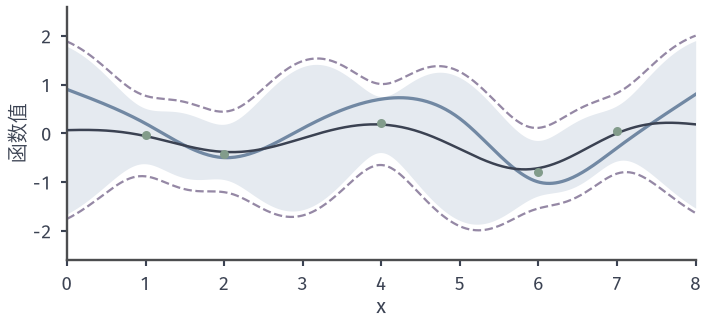

Python code for this plot:
from pathlib import Path
import sys
ROOT = next(p for p in Path(__file__).resolve().parents if (p/'build.sh').is_file() and (p/'tex/book.tex').is_file())
sys.path.insert(0, str(ROOT/'figures/05-optimization/05-stochastic-optimization/matplotlib/bo-common'))
from bo_common import *
# 独立高斯噪声 tau=0.3，五个读数（固定种子）。
tau=.3;rng=np.random.default_rng(9);xo=np.array([1.,2.,4.,6.,7.]);yo=f(xo)+tau*rng.standard_normal(5)
m,v=posterior(xo,yo,XG,tau2=tau*tau);s=np.sqrt(v);sp=np.sqrt(v+tau*tau)
fig,ax=figure(width_mm=100,height_mm=46)
band(ax,XG,m,s);ax.plot(XG,m+2*sp,color=PURPLE,lw=.9,ls='--');ax.plot(XG,m-2*sp,color=PURPLE,lw=.9,ls='--')
ax.plot(XG,m,color=INK,lw=1.0,zorder=3);ax.plot(XG,f(XG),color=BLUE,lw=1.3,zorder=2)
ax.errorbar(xo,yo,yerr=None,fmt='none');obs(ax,xo,yo)
ax.set_xlim(0,8);ax.set_xticks(range(9));ax.set_ylim(-2.6,2.6);axes_style(ax,'$x$','函数值')
print('y',np.round(yo,3))
FACTS={'tau':tau,'seed':9,'y':yo.tolist()}
save(fig, Path(__file__).resolve().parent, 'figure', FACTS)
